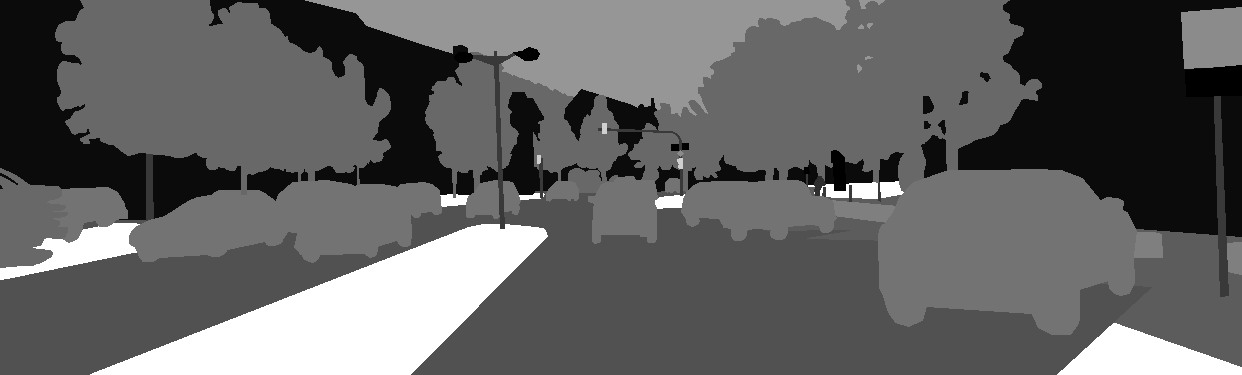
#> input picture Kitti-2-Carla-masks/000124_10.png, 1242 x 375 px, found by its file name
$ python imageviewer2.py
#> lines starting #> are read from the running program, lines starting #| are printed output that depends on the picture; after the words box and inside, x2 and y2 are one past the last pixel; in counts of white or black regions, pixels touching at a corner belong together
import matplotlib.patches as mpatches
import matplotlib.pyplot as plt
from PIL import Image
import numpy as np
# KITTI class colors (19 classes from the semantic dataset)
kitti_colors = np.array([
    [  0,   0,   0],    # 0: unlabeled
    [128, 64,128],      # 1: road
    [244, 35,232],      # 2: sidewalk
    [ 70, 70, 70],      # 3: building
    [102,102,156],      # 4: wall
    [190,153,153],      # 5: fence
    [153,153,153],      # 6: pole
    [250,170, 30],      # 7: traffic light
    [220,220,  0],      # 8: traffic sign
    [107,142, 35],      # 9: vegetation
    [152,251,152],      # 10: terrain
    [ 70,130,180],      # 11: sky
    [220, 20, 60],      # 12: person
    [255,  0,  0],      # 13: rider
    [  0,  0,142],      # 14: car
    [  0,  0, 70],      # 15: truck
    [  0, 60,100],      # 16: bus
    [  0, 80,100],      # 17: train
    [  0,  0,230],      # 18: motorcycle
    [119, 11, 32],      # 19: bicycle
], dtype=np.uint8)

kitti_labels = [
    "road", "sidewalk", "building", "wall", "fence", "pole", "traffic light",
    "traffic sign", "vegetation", "terrain", "sky", "person", "rider", "car",
    "truck", "bus", "train", "motorcycle", "bicycle", "void"
]
mask_path = "/mnt/data1/datasets/kitti/kitti_semantics/training/semantic/000124_10.png"
mask = np.array(Image.open(mask_path))
#> mask is the input picture: shape (375, 1242); min 0, max 22, mean 8.5
mask[mask >= len(kitti_colors)] = len(kitti_colors) - 1
#> mask: shape (375, 1242); 8.75% of pixels changed, all inside (x1, y1, x2, y2) = (0, 181, 1242, 375)
# Create an RGB image where each pixel's color is determined by the class index
color_mask = kitti_colors[mask]
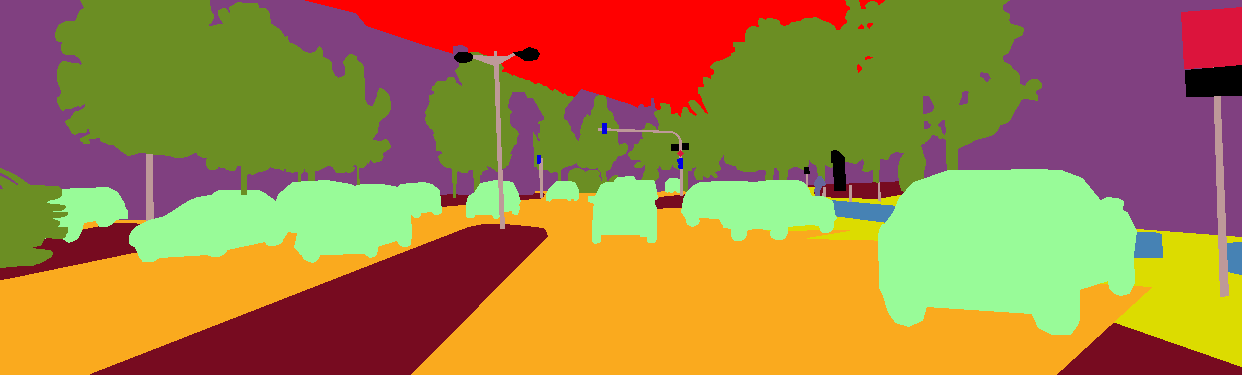
#> color_mask: shape (375, 1242, 3); mean of channels 0, 1, 2 163.5, 128.3, 66.4; drawn as R, G, B

# Display the colored mask
plt.figure(figsize=(10, 5))
plt.imshow(color_mask)
plt.title("KITTI Colored Semantic Mask")
legend_elements = [
    mpatches.Patch(color=np.array(c)/255, label=l) for c, l in zip(kitti_colors, kitti_labels)
]

# Show legend
plt.legend(handles=legend_elements, bbox_to_anchor=(1.05, 1), loc='upper left', borderaxespad=0.)
plt.tight_layout()
plt.axis("off")
# Load original image
img_path = "/mnt/data1/datasets/kitti/kitti_semantics/training/image_2/000124_10.png"
image = np.array(Image.open(img_path).convert("RGB"))

# Blend original image and color mask (alpha=0.5 means 50% transparency)
blended = (0.5 * image + 0.5 * color_mask).astype(np.uint8)
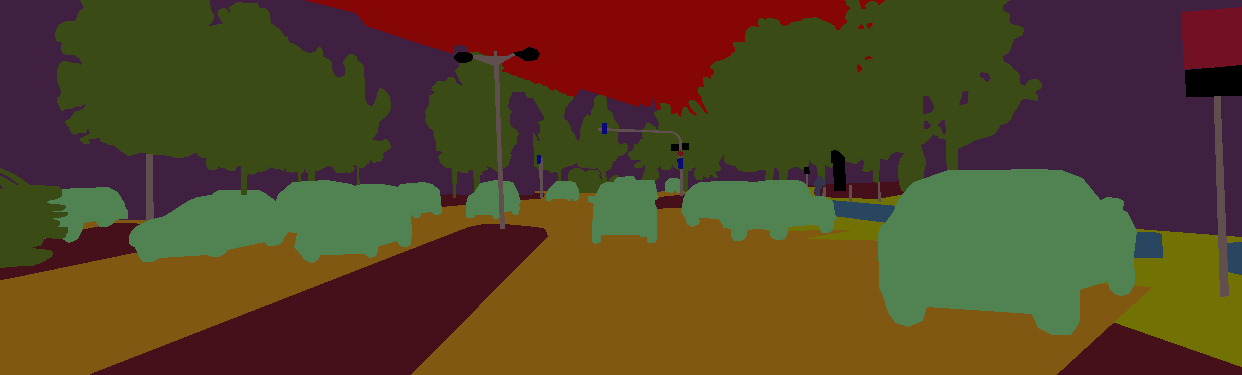
#> blended: shape (375, 1242, 3); mean R, G, B 85.7, 67.9, 37.2

# Show side-by-side
plt.figure(figsize=(15, 5))
plt.subplot(1, 3, 1)
plt.imshow(image)
plt.title("Original Image")
plt.axis("off")

plt.subplot(1, 3, 2)
plt.imshow(color_mask)
plt.title("Colored Segmentation")
plt.axis("off")

plt.subplot(1, 3, 3)
plt.imshow(blended)
plt.title("Overlay")
plt.axis("off")

plt.tight_layout()
plt.savefig("segmentation_mask_1.png")  # Saves image to file
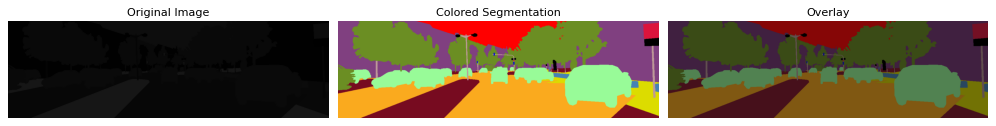
#> figure drawn by matplotlib, 3 panels

$ run again, with Kitti-2-Carla-masks/000000_10.png copied over Kitti-2-Carla-masks/000124_10.png
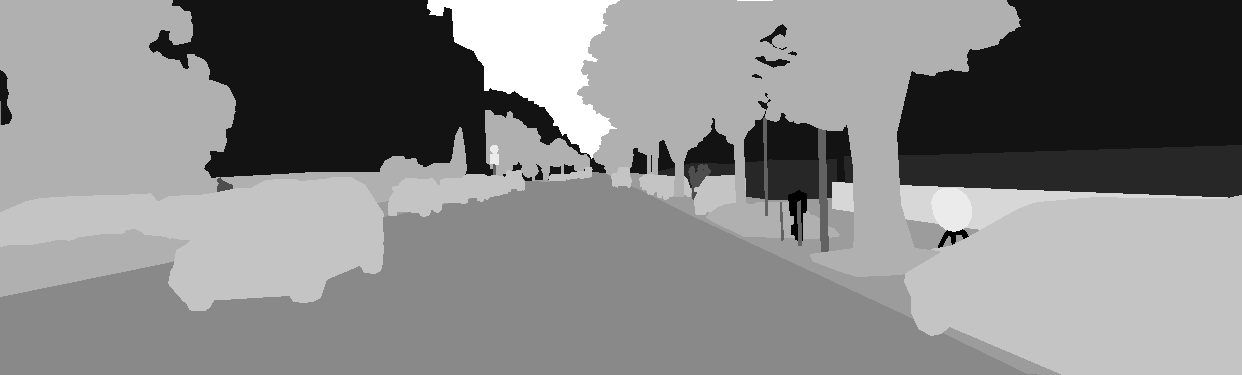
#> input picture Kitti-2-Carla-masks/000000_10.png, 1242 x 375 px, found by its file name
#> mask is the input picture: shape (375, 1242); min 0, max 13, mean 6.84
#> `blended = (0.5 * image + 0.5 * color_mask).astype(np.uint8)`:
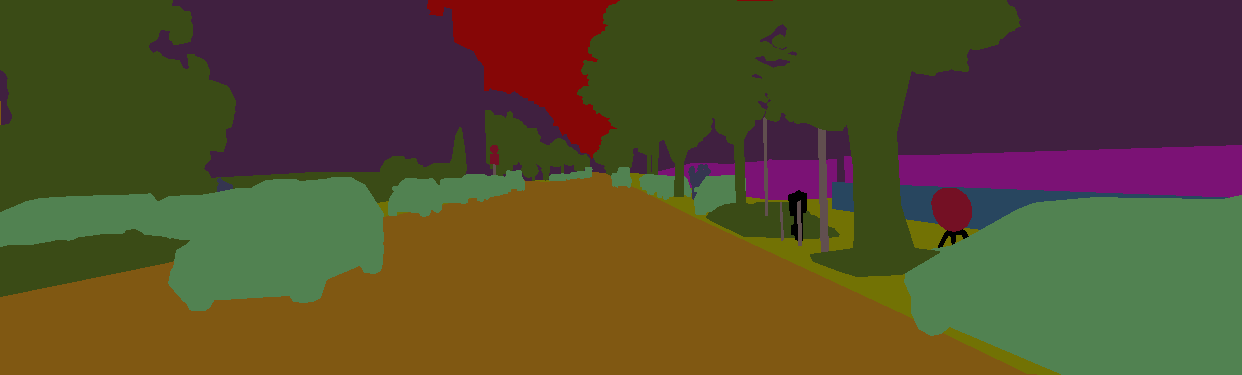
#> blended: shape (375, 1242, 3); mean R, G, B 86.8, 75.2, 44.5
#> `plt.savefig("segmentation_mask_1.png")`:
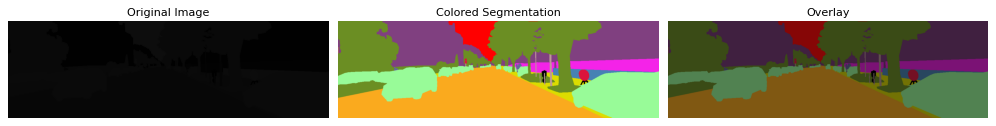
#> figure drawn by matplotlib, 3 panels

$ run again, with Kitti-2-Carla-masks/000001_10.png copied over Kitti-2-Carla-masks/000124_10.png
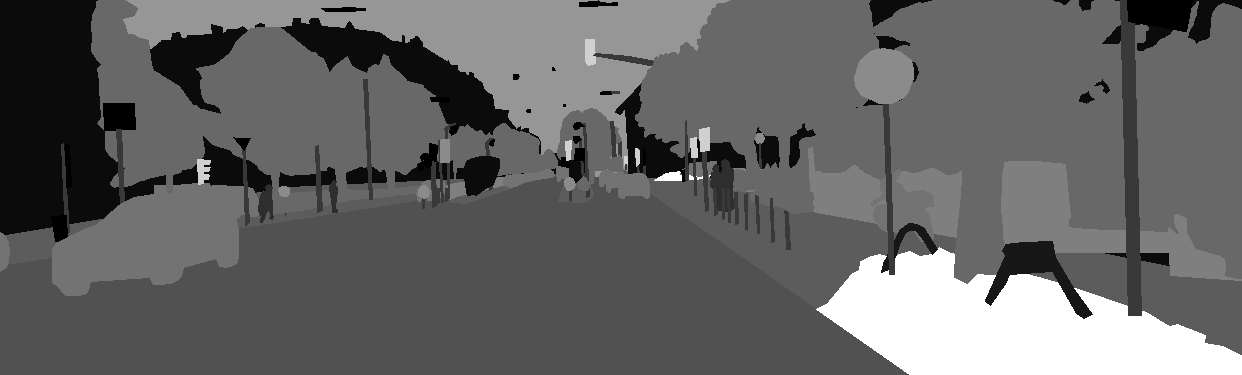
#> input picture Kitti-2-Carla-masks/000001_10.png, 1242 x 375 px, found by its file name
#> mask is the input picture: shape (375, 1242); min 0, max 22, mean 8.7
#> mask: shape (375, 1242); 6.92% of pixels changed, all inside (x1, y1, x2, y2) = (654, 171, 1242, 375)
#> `blended = (0.5 * image + 0.5 * color_mask).astype(np.uint8)`:
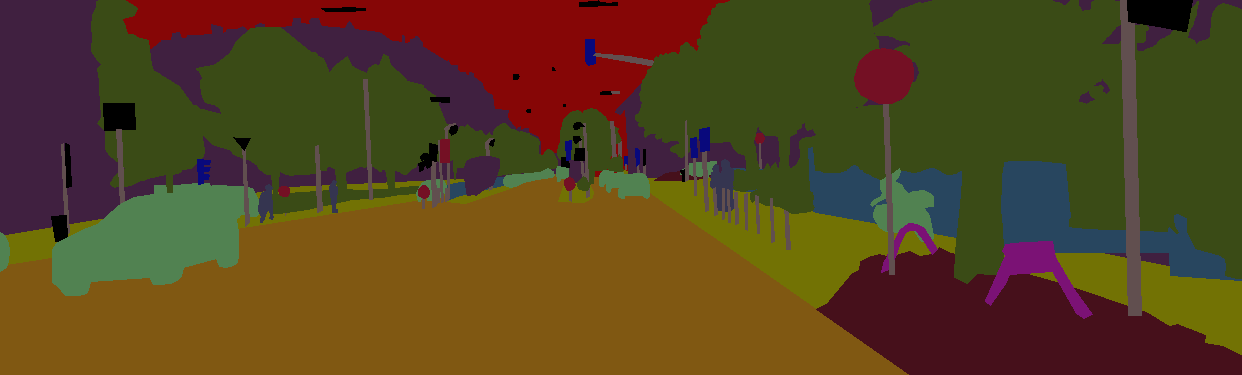
#> blended: shape (375, 1242, 3); mean R, G, B 87.3, 67.2, 30.6
#> `plt.savefig("segmentation_mask_1.png")`:
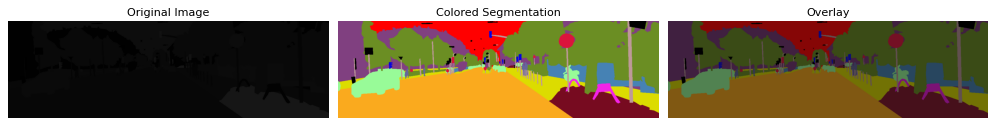
#> figure drawn by matplotlib, 3 panels

$ run again, with Kitti-2-Carla-masks/000003_10.png copied over Kitti-2-Carla-masks/000124_10.png
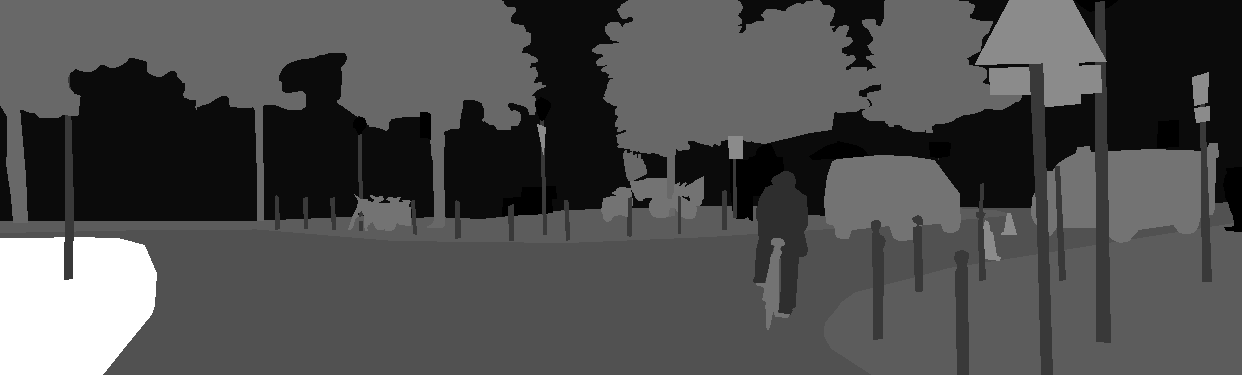
#> input picture Kitti-2-Carla-masks/000003_10.png, 1242 x 375 px, found by its file name
#> mask is the input picture: shape (375, 1242); min 0, max 22, mean 6.7
#> mask: shape (375, 1242); 4.07% of pixels changed, all inside (x1, y1, x2, y2) = (0, 237, 157, 375)
#> `blended = (0.5 * image + 0.5 * color_mask).astype(np.uint8)`:
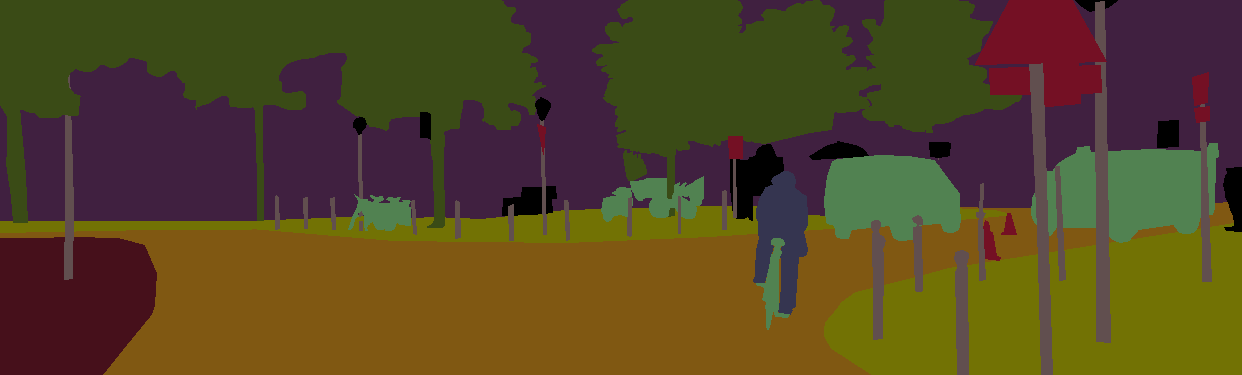
#> blended: shape (375, 1242, 3); mean R, G, B 85.5, 69.7, 35.8
#> `plt.savefig("segmentation_mask_1.png")`:
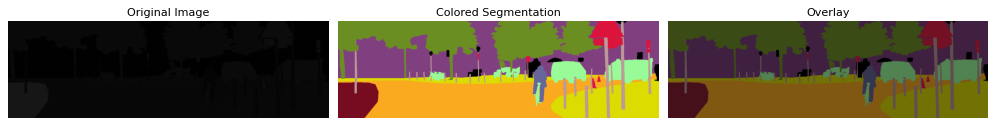
#> figure drawn by matplotlib, 3 panels
